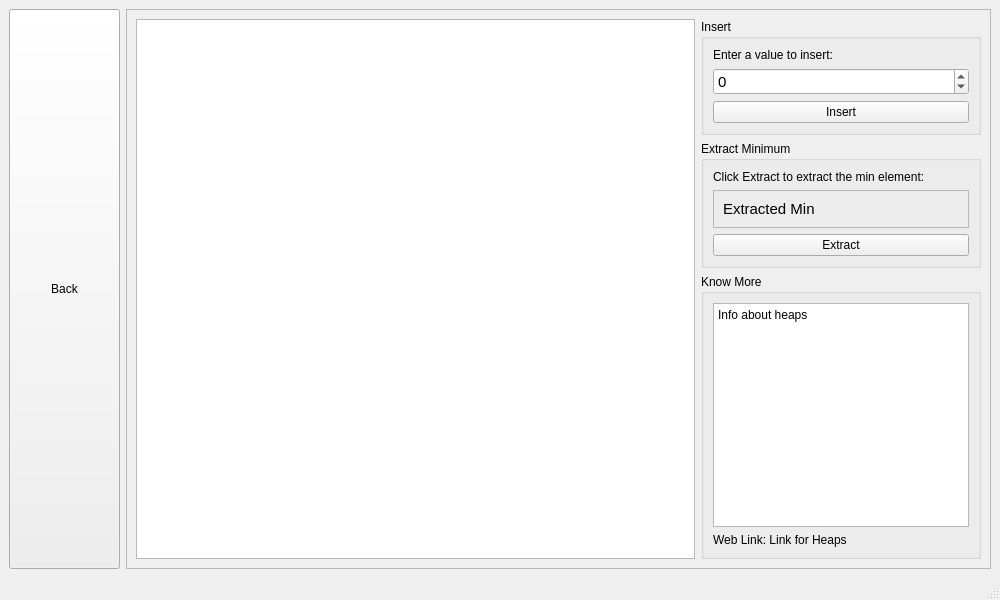
<?xml version="1.0" encoding="UTF-8"?>
<ui version="4.0">
 <class>HeapWindow</class>
 <widget class="QMainWindow" name="HeapWindow">
  <property name="geometry">
   <rect>
    <x>0</x>
    <y>0</y>
    <width>1000</width>
    <height>600</height>
   </rect>
  </property>
  <property name="windowTitle">
   <string>MainWindow</string>
  </property>
  <widget class="QWidget" name="centralwidget">
   <layout class="QHBoxLayout" name="horizontalLayout">
    <item>
     <layout class="QVBoxLayout" name="buttonList" stretch="0">
      <property name="sizeConstraint">
       <enum>QLayout::SetMaximumSize</enum>
      </property>
      <item>
       <widget class="QPushButton" name="ll_pbut">
        <property name="sizePolicy">
         <sizepolicy hsizetype="Minimum" vsizetype="MinimumExpanding">
          <horstretch>0</horstretch>
          <verstretch>0</verstretch>
         </sizepolicy>
        </property>
        <property name="minimumSize">
         <size>
          <width>111</width>
          <height>0</height>
         </size>
        </property>
        <property name="text">
         <string>Back</string>
        </property>
       </widget>
      </item>
     </layout>
    </item>
    <item>
     <widget class="QFrame" name="frame">
      <property name="sizePolicy">
       <sizepolicy hsizetype="MinimumExpanding" vsizetype="Preferred">
        <horstretch>0</horstretch>
        <verstretch>0</verstretch>
       </sizepolicy>
      </property>
      <property name="frameShape">
       <enum>QFrame::StyledPanel</enum>
      </property>
      <property name="frameShadow">
       <enum>QFrame::Raised</enum>
      </property>
      <layout class="QHBoxLayout" name="horizontalLayout_2">
       <item>
        <widget class="QGraphicsView" name="graphicsView">
         <property name="sizePolicy">
          <sizepolicy hsizetype="MinimumExpanding" vsizetype="Expanding">
           <horstretch>0</horstretch>
           <verstretch>0</verstretch>
          </sizepolicy>
         </property>
        </widget>
       </item>
       <item>
        <layout class="QVBoxLayout" name="verticalLayout_5">
         <item>
          <widget class="QGroupBox" name="groupBox">
           <property name="sizePolicy">
            <sizepolicy hsizetype="Preferred" vsizetype="Preferred">
             <horstretch>0</horstretch>
             <verstretch>0</verstretch>
            </sizepolicy>
           </property>
           <property name="title">
            <string>Insert</string>
           </property>
           <layout class="QVBoxLayout" name="verticalLayout_2">
            <item>
             <widget class="QLabel" name="label">
              <property name="text">
               <string>Enter a value to insert:</string>
              </property>
             </widget>
            </item>
            <item>
             <widget class="QSpinBox" name="in">
              <property name="font">
               <font>
                <pointsize>11</pointsize>
               </font>
              </property>
              <property name="minimum">
               <number>-100000</number>
              </property>
              <property name="maximum">
               <number>100000</number>
              </property>
             </widget>
            </item>
            <item>
             <widget class="QPushButton" name="inp">
              <property name="text">
               <string>Insert</string>
              </property>
             </widget>
            </item>
           </layout>
          </widget>
         </item>
         <item>
          <widget class="QGroupBox" name="groupBox_2">
           <property name="sizePolicy">
            <sizepolicy hsizetype="Preferred" vsizetype="Preferred">
             <horstretch>0</horstretch>
             <verstretch>0</verstretch>
            </sizepolicy>
           </property>
           <property name="title">
            <string>Extract Minimum</string>
           </property>
           <layout class="QVBoxLayout" name="verticalLayout_3">
            <item>
             <widget class="QLabel" name="label_2">
              <property name="text">
               <string>Click Extract to extract the min element:</string>
              </property>
             </widget>
            </item>
            <item>
             <layout class="QHBoxLayout" name="horizontalLayout_3">
              <item>
               <widget class="QFrame" name="frame_2">
                <property name="frameShape">
                 <enum>QFrame::StyledPanel</enum>
                </property>
                <property name="frameShadow">
                 <enum>QFrame::Raised</enum>
                </property>
                <layout class="QVBoxLayout" name="verticalLayout">
                 <item>
                  <widget class="QLabel" name="dll">
                   <property name="font">
                    <font>
                     <pointsize>11</pointsize>
                    </font>
                   </property>
                   <property name="text">
                    <string>Extracted Min</string>
                   </property>
                  </widget>
                 </item>
                </layout>
               </widget>
              </item>
             </layout>
            </item>
            <item>
             <widget class="QPushButton" name="dlp">
              <property name="text">
               <string>Extract</string>
              </property>
             </widget>
            </item>
           </layout>
          </widget>
         </item>
         <item>
          <widget class="QGroupBox" name="groupBox_3">
           <property name="sizePolicy">
            <sizepolicy hsizetype="Maximum" vsizetype="Preferred">
             <horstretch>0</horstretch>
             <verstretch>0</verstretch>
            </sizepolicy>
           </property>
           <property name="minimumSize">
            <size>
             <width>0</width>
             <height>0</height>
            </size>
           </property>
           <property name="title">
            <string>Know More</string>
           </property>
           <layout class="QVBoxLayout" name="verticalLayout_4">
            <item>
             <widget class="QTextBrowser" name="textBrowser">
              <property name="html">
               <string>&lt;!DOCTYPE HTML PUBLIC &quot;-//W3C//DTD HTML 4.0//EN&quot; &quot;http://www.w3.org/TR/REC-html40/strict.dtd&quot;&gt;
&lt;html&gt;&lt;head&gt;&lt;meta name=&quot;qrichtext&quot; content=&quot;1&quot; /&gt;&lt;meta charset=&quot;utf-8&quot; /&gt;&lt;style type=&quot;text/css&quot;&gt;
p, li { white-space: pre-wrap; }
&lt;/style&gt;&lt;/head&gt;&lt;body style=&quot; font-family:'Segoe UI'; font-size:9pt; font-weight:400; font-style:normal;&quot;&gt;
&lt;p style=&quot; margin-top:0px; margin-bottom:0px; margin-left:0px; margin-right:0px; -qt-block-indent:0; text-indent:0px;&quot;&gt;Info about heaps&lt;/p&gt;&lt;/body&gt;&lt;/html&gt;</string>
              </property>
             </widget>
            </item>
            <item>
             <widget class="QLabel" name="label_8">
              <property name="text">
               <string>Web Link: &lt;a href=&quot;replace me&quot;&gt; Link for Heaps&lt;/a&gt;</string>
              </property>
              <property name="openExternalLinks">
               <bool>true</bool>
              </property>
             </widget>
            </item>
           </layout>
          </widget>
         </item>
        </layout>
       </item>
      </layout>
     </widget>
    </item>
   </layout>
  </widget>
  <widget class="QMenuBar" name="menubar">
   <property name="geometry">
    <rect>
     <x>0</x>
     <y>0</y>
     <width>1000</width>
     <height>20</height>
    </rect>
   </property>
  </widget>
  <widget class="QStatusBar" name="statusbar"/>
 </widget>
 <resources/>
 <connections/>
</ui>
